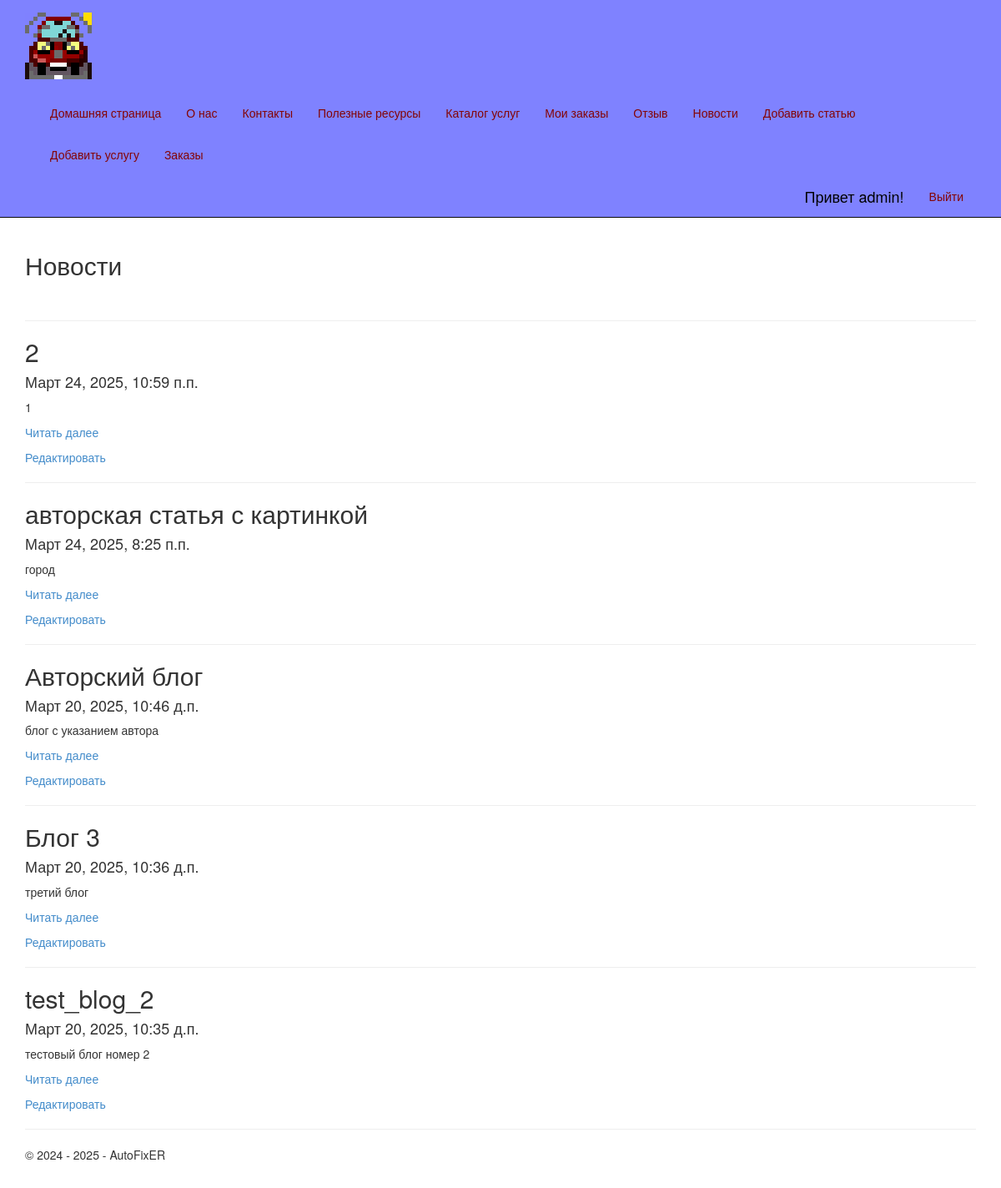
Page /blog/ (signed in) on the committed database.
### app/models.py (models this page shows, shortened)
class Blog(models.Model):
    title = models.CharField(max_length=100, unique_for_date="posted", verbose_name="Заголовок")
    description = models.TextField(verbose_name="Краткое содержание")
    content = models.TextField(verbose_name="Полное содержание")
    posted = models.DateTimeField(default=datetime.now(), db_index=True, verbose_name="Опубликована")
    author = models.ForeignKey(User, null=True, blank=True, on_delete = models.SET_NULL, verbose_name = "Автор")
    image = models.FileField(default='temp.jpg', verbose_name='Путь к картинке')
    class Meta:
        db_table = "Posts" # имя таблицы для модели
        ordering = ["-posted"] # порядок сортировки данных в модели ("-" означает по убыванию)
        verbose_name = "статья блога" # имя, под которым модель будет отображаться в административном разделе (для одной статьи блога)
        verbose_name_plural = "статьи блога" # тоже для всех статей блога

### app/views.py (the view)
# urls.py: path('blog/', views.blog, name='blog'),
def blog(request):
    assert isinstance(request, HttpRequest)
    posts = Blog.objects.all()
    return render(
        request,
        'app/blog.html',
        {
            'title':'Новости',
            'posts': posts,
            'year':datetime.now().year,
            }
        )

### app/templates/app/blog.html
{% extends "app/layout.html" %}
{% block content %}
<h2>{{ title }}</h2> <br />
{% for post in posts %}
<hr/>
<div class="">
<h2> {{post.title}} </h2>
<h4> {{post.posted}} </h4>
<p> {{post.description}} </p>
<p><a href="{% url 'blogpost' parametr=post.id %}"> Читать далее </a> </p>
{% if user.is_superuser %}
<p><a href="{% url 'postedit' parametr=post.id %}"> Редактировать </a> </p>
{% endif %}
</div>
{% endfor %}
{% endblock %}

### app/templates/app/loginpartial.html (shortened to what this page needs)
﻿{% if user.is_authenticated %}
<form id="logoutForm" action="/logout/" method="post" class="navbar-right">
    <ul class="nav navbar-nav navbar-right">
        <li><span class="navbar-brand">Привет {{ user.username }}!</span></li>
        <li><a href="javascript:document.getElementById('logoutForm').submit()">Выйти</a></li>
    </ul>
</form>
{% else %}
<ul class="nav navbar-nav navbar-right">
    <li><a href="{% url 'login' %}">Войти</a></li>
</ul>
{% endif %}

### app/static/app/content/site.css (style rules this page uses)
body { padding-top: 0px; padding-bottom: 20px; }

### rows in the picture
Blog: title "2", posted "Март 24, 2025, 10:59 п.п.", description "1"
Blog: title "авторская статья с картинкой", posted "Март 24, 2025, 8:25 п.п.", description "город"
Blog: title "Авторский блог", posted "Март 20, 2025, 10:46 д.п.", description "блог с указанием автора"
Blog: title "Блог 3", posted "Март 20, 2025, 10:36 д.п.", description "третий блог"
Blog: title "test_blog_2", posted "Март 20, 2025, 10:35 д.п.", description "тестовый блог номер 2"

### other values in the picture
{{ user.username }} "admin"
{{ title }} "Новости"
